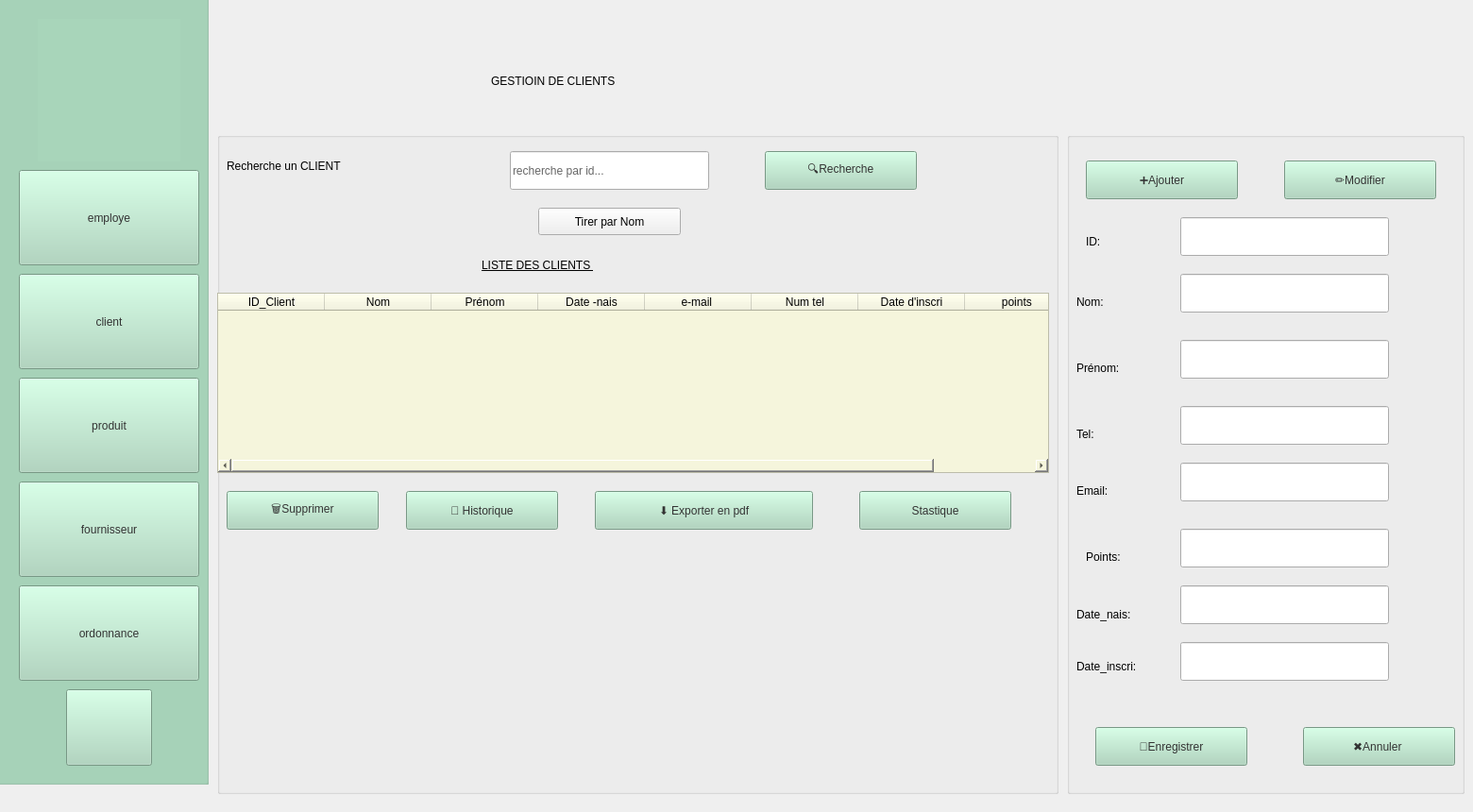
    <widget class="QWidget" name="client">
     <widget class="QLabel" name="titgr_2">
      <property name="geometry">
       <rect>
        <x>520</x>
        <y>60</y>
        <width>471</width>
        <height>51</height>
       </rect>
      </property>
      <property name="whatsThis">
       <string>&lt;html&gt;&lt;head/&gt;&lt;body&gt;&lt;p align=&quot;center&quot;&gt;&lt;br/&gt;&lt;/p&gt;&lt;/body&gt;&lt;/html&gt;</string>
      </property>
      <property name="styleSheet">
       <string notr="true">font: 28pt &quot;Segoe UI&quot;;
color: rgb(0, 0, 0);</string>
      </property>
      <property name="text">
       <string>GESTIOIN DE CLIENTS</string>
      </property>
     </widget>
     <widget class="QGroupBox" name="menu_2">
      <property name="geometry">
       <rect>
        <x>-10</x>
        <y>-20</y>
        <width>231</width>
        <height>851</height>
       </rect>
      </property>
      <property name="styleSheet">
       <string notr="true">background-color: rgb(168, 213, 186);</string>
      </property>
      <property name="title">
       <string/>
      </property>
      <widget class="QPushButton" name="bem_3">
       <property name="geometry">
        <rect>
         <x>30</x>
         <y>200</y>
         <width>191</width>
         <height>101</height>
        </rect>
       </property>
       <property name="styleSheet">
        <string notr="true">background-color: rgb(168, 213, 186);
border-color: rgb(0, 0, 0);
color: rgb(51, 51, 51);
font: 18pt &quot;Segoe UI&quot;;</string>
       </property>
       <property name="text">
        <string>employe</string>
       </property>
      </widget>
      <widget class="QPushButton" name="bc_3">
       <property name="geometry">
        <rect>
         <x>30</x>
         <y>310</y>
         <width>191</width>
         <height>101</height>
        </rect>
       </property>
       <property name="styleSheet">
        <string notr="true">background-color: rgb(168, 213, 186);
color: rgb(51, 51, 51);
font: 18pt &quot;Segoe UI&quot;;
</string>
       </property>
       <property name="text">
        <string>client</string>
       </property>
      </widget>
      <widget class="QPushButton" name="bo_3">
       <property name="geometry">
        <rect>
         <x>30</x>
         <y>640</y>
         <width>191</width>
         <height>101</height>
        </rect>
       </property>
       <property name="styleSheet">
        <string notr="true">background-color: rgb(168, 213, 186);
color: rgb(51, 51, 51);
font: 18pt &quot;Segoe UI&quot;;</string>
       </property>
       <property name="text">
        <string>ordonnance</string>
       </property>
      </widget>
      <widget class="QLabel" name="logo_c">
       <property name="geometry">
        <rect>
         <x>50</x>
         <y>40</y>
         <width>151</width>
         <height>151</height>
        </rect>
       </property>
       <property name="styleSheet">
        <string notr="true">background-image: url(:/logo1.png);</string>
       </property>
       <property name="text">
        <string/>
       </property>
      </widget>
      <widget class="QPushButton" name="bp_3">
       <property name="geometry">
        <rect>
         <x>30</x>
         <y>420</y>
         <width>191</width>
         <height>101</height>
        </rect>
       </property>
       <property name="styleSheet">
        <string notr="true">background-color: rgb(168, 213, 186);
color: rgb(51, 51, 51);
font: 18pt &quot;Segoe UI&quot;;
</string>
       </property>
       <property name="text">
        <string>produit</string>
       </property>
      </widget>
      <widget class="QPushButton" name="bf_3">
       <property name="geometry">
        <rect>
         <x>30</x>
         <y>530</y>
         <width>191</width>
         <height>101</height>
        </rect>
       </property>
       <property name="styleSheet">
        <string notr="true">background-color: rgb(168, 213, 186);
color: rgb(51, 51, 51);
font: 18pt &quot;Segoe UI&quot;;
</string>
       </property>
       <property name="text">
        <string>fournisseur</string>
       </property>
      </widget>
      <widget class="QPushButton" name="bquitter_5">
       <property name="geometry">
        <rect>
         <x>80</x>
         <y>750</y>
         <width>91</width>
         <height>81</height>
        </rect>
       </property>
       <property name="styleSheet">
        <string notr="true">background-color: rgb(168, 213, 186);
background-image: url(:/pngegg (1) (1) (1).png);
color: rgb(51, 51, 51);</string>
       </property>
       <property name="text">
        <string/>
       </property>
      </widget>
     </widget>
     <widget class="QGroupBox" name="groupBox_3">
      <property name="geometry">
       <rect>
        <x>1130</x>
        <y>140</y>
        <width>421</width>
        <height>701</height>
       </rect>
      </property>
      <property name="title">
       <string/>
      </property>
      <widget class="QPushButton" name="bajouter_c">
       <property name="geometry">
        <rect>
         <x>20</x>
         <y>30</y>
         <width>161</width>
         <height>41</height>
        </rect>
       </property>
       <property name="styleSheet">
        <string notr="true">background-color: rgb(168, 213, 186);
font: 14pt &quot;Segoe UI&quot;;
color: rgb(51, 51, 51);</string>
       </property>
       <property name="text">
        <string>➕Ajouter</string>
       </property>
      </widget>
      <widget class="QPushButton" name="bmodifier_c">
       <property name="geometry">
        <rect>
         <x>230</x>
         <y>30</y>
         <width>161</width>
         <height>41</height>
        </rect>
       </property>
       <property name="styleSheet">
        <string notr="true">background-color: rgb(168, 213, 186);
font: 14pt &quot;Segoe UI&quot;;
color: rgb(51, 51, 51);</string>
       </property>
       <property name="text">
        <string>✏️Modifier</string>
       </property>
      </widget>
      <widget class="QLabel" name="non_4">
       <property name="geometry">
        <rect>
         <x>20</x>
         <y>90</y>
         <width>41</width>
         <height>51</height>
        </rect>
       </property>
       <property name="styleSheet">
        <string notr="true">font: 11pt &quot;Segoe UI&quot;;
color: rgb(0, 0, 0);
</string>
       </property>
       <property name="text">
        <string>ID:</string>
       </property>
      </widget>
      <widget class="QLabel" name="label_22">
       <property name="geometry">
        <rect>
         <x>10</x>
         <y>170</y>
         <width>63</width>
         <height>20</height>
        </rect>
       </property>
       <property name="styleSheet">
        <string notr="true">font: 11pt &quot;Segoe UI&quot;;
color: rgb(0, 0, 0);</string>
       </property>
       <property name="text">
        <string>Nom:</string>
       </property>
      </widget>
      <widget class="QLabel" name="label_23">
       <property name="geometry">
        <rect>
         <x>10</x>
         <y>240</y>
         <width>63</width>
         <height>20</height>
        </rect>
       </property>
       <property name="styleSheet">
        <string notr="true">font: 11pt &quot;Segoe UI&quot;;
color: rgb(0, 0, 0);</string>
       </property>
       <property name="text">
        <string>Prénom:</string>
       </property>
      </widget>
      <widget class="QLabel" name="label_24">
       <property name="geometry">
        <rect>
         <x>10</x>
         <y>310</y>
         <width>63</width>
         <height>20</height>
        </rect>
       </property>
       <property name="styleSheet">
        <string notr="true">font: 11pt &quot;Segoe UI&quot;;
color: rgb(0, 0, 0);</string>
       </property>
       <property name="text">
        <string>Tel:</string>
       </property>
      </widget>
      <widget class="QLabel" name="label_25">
       <property name="geometry">
        <rect>
         <x>10</x>
         <y>370</y>
         <width>63</width>
         <height>20</height>
        </rect>
       </property>
       <property name="styleSheet">
        <string notr="true">font: 11pt &quot;Segoe UI&quot;;
color: rgb(0, 0, 0);</string>
       </property>
       <property name="text">
        <string>Email:</string>
       </property>
      </widget>
      <widget class="QLabel" name="label_26">
       <property name="geometry">
        <rect>
         <x>20</x>
         <y>440</y>
         <width>63</width>
         <height>20</height>
        </rect>
       </property>
       <property name="styleSheet">
        <string notr="true">font: 11pt &quot;Segoe UI&quot;;
color: rgb(0, 0, 0);</string>
       </property>
       <property name="text">
        <string>Points:</string>
       </property>
      </widget>
      <widget class="QLineEdit" name="lineid_c">
       <property name="geometry">
        <rect>
         <x>120</x>
         <y>90</y>
         <width>221</width>
         <height>41</height>
        </rect>
       </property>
       <property name="styleSheet">
        <string notr="true">color: rgb(102, 102, 102);
font: 11pt &quot;Segoe UI&quot;;</string>
       </property>
       <property name="text">
        <string/>
       </property>
      </widget>
      <widget class="QLineEdit" name="linenom_c">
       <property name="geometry">
        <rect>
         <x>120</x>
         <y>150</y>
         <width>221</width>
         <height>41</height>
        </rect>
       </property>
       <property name="styleSheet">
        <string notr="true">color: rgb(102, 102, 102);
font: 11pt &quot;Segoe UI&quot;;</string>
       </property>
       <property name="text">
        <string/>
       </property>
      </widget>
      <widget class="QLineEdit" name="lineprenom_c">
       <property name="geometry">
        <rect>
         <x>120</x>
         <y>220</y>
         <width>221</width>
         <height>41</height>
        </rect>
       </property>
       <property name="styleSheet">
        <string notr="true">color: rgb(102, 102, 102);
font: 11pt &quot;Segoe UI&quot;;</string>
       </property>
       <property name="text">
        <string/>
       </property>
      </widget>
      <widget class="QLineEdit" name="linetel_c">
       <property name="geometry">
        <rect>
         <x>120</x>
         <y>290</y>
         <width>221</width>
         <height>41</height>
        </rect>
       </property>
       <property name="styleSheet">
        <string notr="true">color: rgb(102, 102, 102);
font: 11pt &quot;Segoe UI&quot;;</string>
       </property>
       <property name="text">
        <string/>
       </property>
      </widget>
      <widget class="QLineEdit" name="lineemail_c">
       <property name="geometry">
        <rect>
         <x>120</x>
         <y>350</y>
         <width>221</width>
         <height>41</height>
        </rect>
       </property>
       <property name="styleSheet">
        <string notr="true">color: rgb(102, 102, 102);
font: 11pt &quot;Segoe UI&quot;;</string>
       </property>
       <property name="text">
        <string/>
       </property>
      </widget>
      <widget class="QLineEdit" name="linepoints_c">
       <property name="geometry">
        <rect>
         <x>120</x>
         <y>420</y>
         <width>221</width>
         <height>41</height>
        </rect>
       </property>
       <property name="styleSheet">
        <string notr="true">color: rgb(102, 102, 102);
font: 11pt &quot;Segoe UI&quot;;</string>
       </property>
       <property name="text">
        <string/>
       </property>
      </widget>
      <widget class="QPushButton" name="benregistrer_c">
       <property name="geometry">
        <rect>
         <x>30</x>
         <y>630</y>
         <width>161</width>
         <height>41</height>
        </rect>
       </property>
       <property name="styleSheet">
        <string notr="true">background-color: rgb(168, 213, 186);
font: 14pt &quot;Segoe UI&quot;;
color: rgb(51, 51, 51);</string>
       </property>
       <property name="text">
        <string>💾Enregistrer</string>
       </property>
      </widget>
      <widget class="QPushButton" name="bannuler_c">
       <property name="geometry">
        <rect>
         <x>250</x>
         <y>630</y>
         <width>161</width>
         <height>41</height>
        </rect>
       </property>
       <property name="styleSheet">
        <string notr="true">background-color: rgb(168, 213, 186);
font: 14pt &quot;Segoe UI&quot;;
color: rgb(51, 51, 51);</string>
       </property>
       <property name="text">
        <string>✖Annuler </string>
       </property>
      </widget>
      <widget class="QLabel" name="non_5">
       <property name="geometry">
        <rect>
         <x>10</x>
         <y>490</y>
         <width>131</width>
         <height>41</height>
        </rect>
       </property>
       <property name="styleSheet">
        <string notr="true">font: 11pt &quot;Segoe UI&quot;;
color: rgb(0, 0, 0);
</string>
       </property>
       <property name="text">
        <string>Date_nais:</string>
       </property>
      </widget>
      <widget class="QLabel" name="non_6">
       <property name="geometry">
        <rect>
         <x>10</x>
         <y>540</y>
         <width>91</width>
         <height>51</height>
        </rect>
       </property>
       <property name="styleSheet">
        <string notr="true">font: 11pt &quot;Segoe UI&quot;;
color: rgb(0, 0, 0);
</string>
       </property>
       <property name="text">
        <string>Date_inscri:</string>
       </property>
      </widget>
      <widget class="QLineEdit" name="linedate_inscri_c">
       <property name="geometry">
        <rect>
         <x>120</x>
         <y>540</y>
         <width>221</width>
         <height>41</height>
        </rect>
       </property>
       <property name="styleSheet">
        <string notr="true">color: rgb(102, 102, 102);
font: 11pt &quot;Segoe UI&quot;;</string>
       </property>
       <property name="text">
        <string/>
       </property>
      </widget>
      <widget class="QLineEdit" name="linedate_nais_c">
       <property name="geometry">
        <rect>
         <x>120</x>
         <y>480</y>
         <width>221</width>
         <height>41</height>
        </rect>
       </property>
       <property name="styleSheet">
        <string notr="true">color: rgb(102, 102, 102);
font: 11pt &quot;Segoe UI&quot;;</string>
       </property>
       <property name="text">
        <string/>
       </property>
      </widget>
     </widget>
     <widget class="QGroupBox" name="groupBox2_2">
      <property name="geometry">
       <rect>
        <x>230</x>
        <y>140</y>
        <width>891</width>
        <height>701</height>
       </rect>
      </property>
      <property name="title">
       <string/>
      </property>
      <widget class="QLabel" name="Titre2_3">
       <property name="geometry">
        <rect>
         <x>280</x>
         <y>120</y>
         <width>231</width>
         <height>41</height>
        </rect>
       </property>
       <property name="styleSheet">
        <string notr="true">color: rgb(0, 0, 0);
text-decoration: underline;
font: 9pt &quot;Segoe UI&quot;;
font: 16pt &quot;Segoe UI&quot;;</string>
       </property>
       <property name="text">
        <string>LISTE DES CLIENTS </string>
       </property>
      </widget>
      <widget class="QPushButton" name="brecherche_c">
       <property name="geometry">
        <rect>
         <x>580</x>
         <y>20</y>
         <width>161</width>
         <height>41</height>
        </rect>
       </property>
       <property name="styleSheet">
        <string notr="true">background-color: rgb(168, 213, 186);
font: 14pt &quot;Segoe UI&quot;;
color: rgb(51, 51, 51);</string>
       </property>
       <property name="text">
        <string>🔍Recherche</string>
       </property>
      </widget>
      <widget class="QPushButton" name="bhistorique_c">
       <property name="geometry">
        <rect>
         <x>200</x>
         <y>380</y>
         <width>161</width>
         <height>41</height>
        </rect>
       </property>
       <property name="styleSheet">
        <string notr="true">background-color: rgb(168, 213, 186);
font: 14pt &quot;Segoe UI&quot;;
color: rgb(51, 51, 51);</string>
       </property>
       <property name="text">
        <string>📜 Historique</string>
       </property>
      </widget>
      <widget class="QPushButton" name="bexporter_c">
       <property name="geometry">
        <rect>
         <x>400</x>
         <y>380</y>
         <width>231</width>
         <height>41</height>
        </rect>
       </property>
       <property name="styleSheet">
        <string notr="true">background-color: rgb(168, 213, 186);
font: 14pt &quot;Segoe UI&quot;;
color: rgb(51, 51, 51);</string>
       </property>
       <property name="text">
        <string>⬇ Exporter en pdf</string>
       </property>
      </widget>
      <widget class="QLineEdit" name="lineEdit_recherche_c">
       <property name="geometry">
        <rect>
         <x>310</x>
         <y>20</y>
         <width>211</width>
         <height>41</height>
        </rect>
       </property>
       <property name="styleSheet">
        <string notr="true">color: rgb(102, 102, 102);
font: 11pt &quot;Segoe UI&quot;;
</string>
       </property>
       <property name="text">
        <string>recherche par id...</string>
       </property>
      </widget>
      <widget class="QLabel" name="label_15_c">
       <property name="geometry">
        <rect>
         <x>10</x>
         <y>20</y>
         <width>251</width>
         <height>31</height>
        </rect>
       </property>
       <property name="styleSheet">
        <string notr="true">color: rgb(0, 0, 0);
font: 16pt &quot;Segoe UI&quot;;</string>
       </property>
       <property name="text">
        <string>Recherche un CLIENT</string>
       </property>
      </widget>
      <widget class="QPushButton" name="btrier_c">
       <property name="geometry">
        <rect>
         <x>340</x>
         <y>80</y>
         <width>151</width>
         <height>29</height>
        </rect>
       </property>
       <property name="styleSheet">
        <string notr="true">color: rgb(0, 0, 0);
font: 12pt &quot;Segoe UI&quot;;</string>
       </property>
       <property name="text">
        <string>Tirer par Nom</string>
       </property>
      </widget>
      <widget class="QPushButton" name="bsupprimer_c">
       <property name="geometry">
        <rect>
         <x>10</x>
         <y>380</y>
         <width>161</width>
         <height>41</height>
        </rect>
       </property>
       <property name="styleSheet">
        <string notr="true">background-color: rgb(168, 213, 186);
font: 14pt &quot;Segoe UI&quot;;
color: rgb(51, 51, 51);</string>
       </property>
       <property name="text">
        <string>🗑Supprimer</string>
       </property>
      </widget>
      <widget class="QTableWidget" name="tableWidget_c">
       <property name="geometry">
        <rect>
         <x>0</x>
         <y>170</y>
         <width>881</width>
         <height>191</height>
        </rect>
       </property>
       <property name="styleSheet">
        <string notr="true">background-color: rgb(245, 245, 220);
font: 10pt &quot;Segoe UI&quot;;
color: rgb(0, 0, 0);</string>
       </property>
       <attribute name="horizontalHeaderDefaultSectionSize">
        <number>113</number>
       </attribute>
       <column>
        <property name="text">
         <string>ID_Client</string>
        </property>
       </column>
       <column>
        <property name="text">
         <string>Nom</string>
        </property>
       </column>
       <column>
        <property name="text">
         <string>Prénom</string>
        </property>
       </column>
       <column>
        <property name="text">
         <string>Date -nais</string>
        </property>
       </column>
       <column>
        <property name="text">
         <string>e-mail </string>
        </property>
       </column>
       <column>
        <property name="text">
         <string>Num tel</string>
        </property>
       </column>
       <column>
        <property name="text">
         <string>Date d'inscri</string>
        </property>
       </column>
       <column>
        <property name="text">
         <string>points </string>
        </property>
       </column>
      </widget>
      <widget class="QPushButton" name="bstatistique_c">
       <property name="geometry">
        <rect>
         <x>680</x>
         <y>380</y>
         <width>161</width>
         <height>41</height>
        </rect>
       </property>
       <property name="styleSheet">
        <string notr="true">background-color: rgb(168, 213, 186);
font: 14pt &quot;Segoe UI&quot;;
color: rgb(51, 51, 51);</string>
       </property>
       <property name="text">
        <string>Stastique</string>
       </property>
      </widget>
      <widget class="QLabel" name="afficestat_c">
       <property name="geometry">
        <rect>
         <x>120</x>
         <y>460</y>
         <width>681</width>
         <height>221</height>
        </rect>
       </property>
       <property name="text">
        <string/>
       </property>
      </widget>
     </widget>
    </widget>
